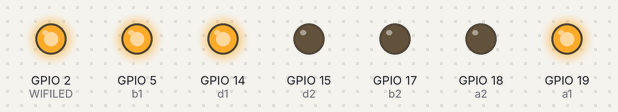
The sketch below on a simulated ESP32. On the bench: output pins drawn as LEDs (lit = HIGH). Pins used as bus, display or sensor lines are not drawn; what the sketch prints to the serial monitor is not drawn.

Above: at 0.7 s.
At 2.3 s:
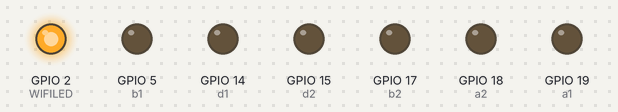
At 4.0 s:
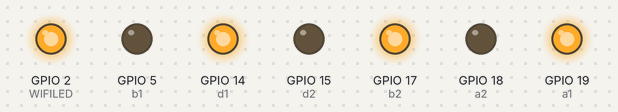
At 5.2 s:
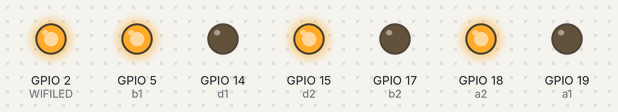
Timing chart, 0 to 7.5 s (numbered marks = the images above):
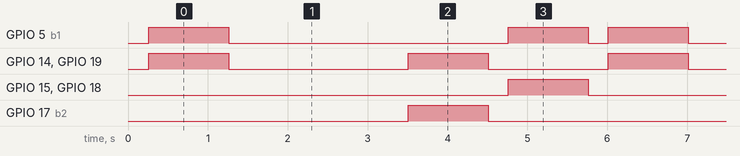

The sketch:

ESP32.ino
```cpp
#include "car.h"

#include <WiFi.h>
#include <IPAddress.h>
#include <WiFiUdp.h>

#define WIFILED LED_BUILTIN
#define __DEBUG__ 1
const char *udpAddress = "255.255.255.255";
unsigned int udpPort = 4444; // local port to listen on
char ssid[] = "ssayedee";
char password[] = "password123";

WiFiUDP Udp;
WiFiClient client;

hw_timer_t *timer = NULL;
bool WLEDState = false;
bool BlinkWLED = false;
enum LEDSTATE
{
    OFF,
    ON,
    BLINK
} ledState;

int pingCount = 0;
int pingModulus = 200;

/*
  WiFi LED timer for blinking state
*/
void IRAM_ATTR onTimer()
{
    if (BlinkWLED)
    {
        if (WLEDState)
        {
            digitalWrite(WIFILED, HIGH);
        }
        else
        {
            digitalWrite(WIFILED, LOW);
        }
        WLEDState = !WLEDState;
    }
}

void initWireless()
{
    Serial.printf("Connecting to %s ", ssid);
    WiFi.softAP("ESPsoftAP_01", "password123");
    WiFi.begin(ssid, password);
    while (WiFi.status() != WL_CONNECTED)
    {
        delay(500);
        Serial.print(".\n");
    }
    Serial.println(" connected");
    BlinkWLED = false;

    Udp.begin(udpPort);
    Serial.printf("Now listening at IP %s, UDP port %d\n", WiFi.localIP().toString().c_str(), udpPort);
}

void sendConnection()
{
    uint8_t buffer[15] = "hello server";
    Udp.beginPacket(udpAddress, udpPort);
    Udp.write(buffer, 11);
    Udp.endPacket();
    memset(buffer, 0, 50);
}

void processUdpPacket(byte *packet)
{
    if (packet[0] == 'F')
    {
        Serial.println("Driving forwards");
        driveForwards();
    }
    else if (packet[0] == 'S')
    {
        Serial.println("Driving backwards");
        driveBackwards();
    }
    else if (packet[0] == 'A')
    {
        Serial.println("Left");
        rotateLeft();
    }
    else if (packet[0] == 'D')
    {
        Serial.println("Right");
        rotateRight();
    }
    else if (packet[0] == '0')
    {
        Serial.println("Stop");
        stop();
    }
    else
    {
        stop();
    }
}

void setup()
{
    Serial.begin(115200);
    delay(10);

#ifdef __DEBUG__
    Serial.println("Booting ESP module");
#endif

    pinMode(WIFILED, OUTPUT);
    digitalWrite(WIFILED, LOW);

    // Setup timer
    // Use 1st timer of 4 (counted from zero).
    // Set 80 divider for prescaler
    // timer = timerBegin(0, 80, true);
    // // Attach onTimer function to our timer.
    // timerAttachInterrupt(timer, &onTimer, true);
    // // Trigger every 200ms
    // timerAlarmWrite(timer, 200000, true);
    // // Start an alarm
    // timerAlarmEnable(timer);

    // initWireless();
    initMotors();

#ifdef __DEBUG__
    Serial.println("Setup done ... ");
#endif

    digitalWrite(WIFILED, LOW);
    // delay(1000);
    // driveForwards();
    // delay(1000);
    // driveBackwards();
    // delay(1000);
    // rotateLeft();
    // delay(1000);
    // rotateRight();

#ifdef __DEBUG__
    Serial.println("Test done ... ");
#endif
}

void loop()
{
    // driveForwards();
    digitalWrite(WIFILED, HIGH);
    driveForwards();
    delay(1000);
    stop();
    delay(2000);
    rotateLeft();
    delay(1000);
    rotateRight();
    delay(1000);

    //data will be sent to server
    // uint8_t buffer[50] = "hello world";
    // //send hello world to server
    // if (++pingCount % pingModulus == 0)
    // {
    //     Serial.println("Pinging");
    //     pingCount = 0;
    //     Udp.beginPacket(udpAddress, udpPort);
    //     Udp.write(buffer, 11);
    //     Udp.endPacket();
    //     memset(buffer, 0, 50);
    // }

    // // processing incoming packet, must be called before reading the buffer
    // Udp.parsePacket();
    // // receive response from server, it will be HELLO WORLD
    // if (Udp.read(buffer, 50) > 0)
    // {
    //     // Serial.print("Server to client: ");
    //     // Serial.println((char *)buffer);
    //     processUdpPacket((byte *)buffer);
    //     memset(buffer, 0, 50);
    // }

    // //Wait for 10 milliseconds
    // delay(10);
}
```

car.cpp
```cpp
#include <Arduino.h>
#include "car.h"

#define pause 250

void stop()
{
    digitalWrite(a1, LOW);
    digitalWrite(a2, LOW);
    digitalWrite(b1, LOW);
    digitalWrite(b2, LOW);
    digitalWrite(c1, LOW);
    digitalWrite(c2, LOW);
    digitalWrite(d1, LOW);
    digitalWrite(d2, LOW);
}

void initMotors()
{
    pinMode(a1, OUTPUT);
    pinMode(a2, OUTPUT);
    pinMode(b1, OUTPUT);
    pinMode(b2, OUTPUT);
    pinMode(c1, OUTPUT);
    pinMode(c2, OUTPUT);
    pinMode(d1, OUTPUT);
    pinMode(d2, OUTPUT);
}

void setWheel(uint8_t wheel, uint8_t alt, int8_t forward)
{
    if (forward)
    {
        digitalWrite(wheel, HIGH);
        digitalWrite(alt, LOW);
    }
    else if (forward == -1)
    {
        digitalWrite(wheel, LOW);
        digitalWrite(alt, LOW);
    }
    else
    {
        digitalWrite(wheel, LOW);
        digitalWrite(alt, HIGH);
    }
}

void driveForwards()
{
    stop();
    delay(pause);
    setWheel(a1, a2, true);
    setWheel(b1, b2, true);
    setWheel(c1, c2, true);
    setWheel(d1, d2, true);
}

void driveBackwards()
{
    stop();
    delay(pause);
    setWheel(a1, a2, false);
    setWheel(b1, b2, false);
    setWheel(c1, c2, false);
    setWheel(d1, d2, false);
}

void rotateLeft()
{
    stop();
    delay(pause);
    setWheel(a1, a2, true);
    setWheel(b1, b2, false);
    setWheel(c1, c2, false);
    setWheel(d1, d2, true);
}

void rotateRight()
{
    stop();
    delay(pause);
    setWheel(a1, a2, false);
    setWheel(b1, b2, true);
    setWheel(c1, c2, true);
    setWheel(d1, d2, false);
}
```

car.h
```cpp
#ifndef CAR_H
#define CAR_H

// motor pins
#define a1 19
#define a2 18
#define b1 5
#define b2 17
#define c1 16
#define c2 4
#define d1 14  // changed from pin 2
#define d2 15

#pragma once

void initMotors();

void driveForwards();
void driveBackwards();
void rotateLeft();
void rotateRight();
void stop();

#endif
```

Measured:
- by itself, GPIO 5 (b1): repeats every 5.8 s: LOW 3.5 s, HIGH 1.0 s, LOW 0.25 s, HIGH 1.0 s
- by itself, GPIO 14 (d1), GPIO 19 (a1): repeats every 5.8 s: LOW 2.3 s, HIGH 1.0 s, LOW 1.5 s, HIGH 1.0 s
- by itself, GPIO 15 (d2), GPIO 17 (b2), GPIO 18 (a2): alternates HIGH for 1.0 s and LOW for 4.8 s
